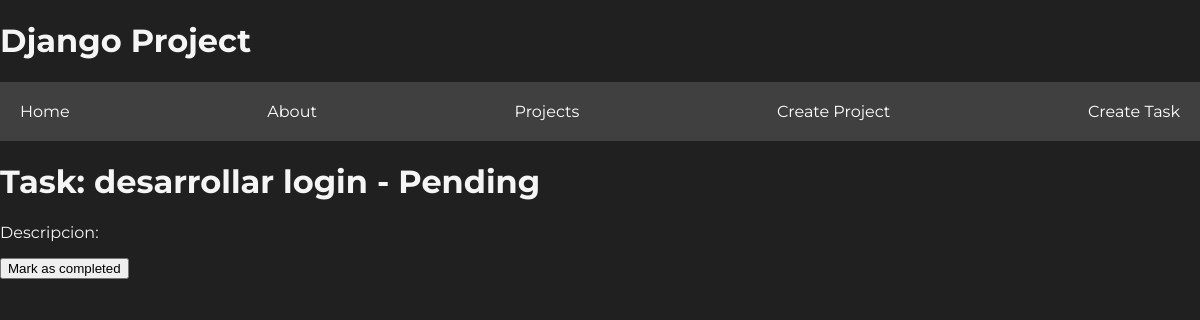
Page /tasks/2 on the earlier database version.
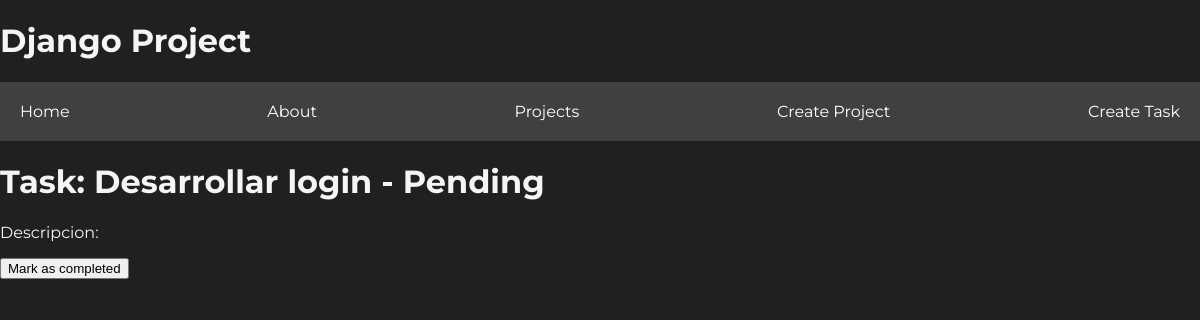
Same page on the later database version.
### projectsapp/models.py (models this page shows, shortened)
class Task(models.Model):
    title = models.CharField(max_length=200)
    description = models.TextField()
    project = models.ForeignKey(Project, on_delete=models.CASCADE)
    done = models.BooleanField(default=False)

### projectsapp/views.py (the view)
# urls.py: path('tasks/<int:id>', views.tasks, name="tasks"),
def tasks(request, id):
    t = get_object_or_404(Task, id=id)
    return render(request, 'tasks/tasks.html', {
        'task':t
    })

### projectsapp/templates/tasks/tasks.html
{% extends 'layouts/header.html' %}
{% block content %}
<h1> Task: {{task.title}} - {%if task.done %} Completed {% else %} Pending {% endif %}</h1>
<p>Descripcion: {{task.description}}</p>
<button>{%if task.done %} Unmark as completed {% else %} Mark as completed {% endif %}</button>
{% endblock %}

Differences in the rows shown:
changed Task: title "desarrollar login" → "Desarrollar login"
